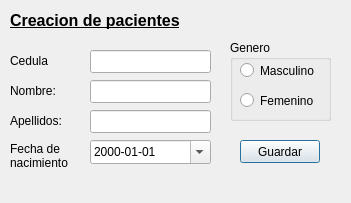
<?xml version="1.0" encoding="UTF-8"?>
<ui version="4.0">
 <class>Dialog</class>
 <widget class="QDialog" name="Dialog">
  <property name="geometry">
   <rect>
    <x>0</x>
    <y>0</y>
    <width>351</width>
    <height>203</height>
   </rect>
  </property>
  <property name="windowTitle">
   <string>Crear pacientes</string>
  </property>
  <widget class="QLabel" name="label">
   <property name="geometry">
    <rect>
     <x>10</x>
     <y>10</y>
     <width>211</width>
     <height>21</height>
    </rect>
   </property>
   <property name="font">
    <font>
     <pointsize>12</pointsize>
     <weight>75</weight>
     <bold>true</bold>
     <underline>true</underline>
    </font>
   </property>
   <property name="text">
    <string>Creacion de pacientes</string>
   </property>
  </widget>
  <widget class="QLabel" name="label_2">
   <property name="geometry">
    <rect>
     <x>10</x>
     <y>80</y>
     <width>59</width>
     <height>21</height>
    </rect>
   </property>
   <property name="text">
    <string>Nombre:</string>
   </property>
  </widget>
  <widget class="QLabel" name="label_3">
   <property name="geometry">
    <rect>
     <x>10</x>
     <y>110</y>
     <width>61</width>
     <height>21</height>
    </rect>
   </property>
   <property name="text">
    <string>Apellidos:</string>
   </property>
  </widget>
  <widget class="QLabel" name="label_4">
   <property name="geometry">
    <rect>
     <x>10</x>
     <y>50</y>
     <width>59</width>
     <height>21</height>
    </rect>
   </property>
   <property name="text">
    <string>Cedula</string>
   </property>
  </widget>
  <widget class="QLineEdit" name="Cedula">
   <property name="geometry">
    <rect>
     <x>90</x>
     <y>50</y>
     <width>121</width>
     <height>23</height>
    </rect>
   </property>
  </widget>
  <widget class="QLineEdit" name="Nombre">
   <property name="geometry">
    <rect>
     <x>90</x>
     <y>80</y>
     <width>121</width>
     <height>23</height>
    </rect>
   </property>
  </widget>
  <widget class="QLineEdit" name="Apellidos">
   <property name="geometry">
    <rect>
     <x>90</x>
     <y>110</y>
     <width>121</width>
     <height>23</height>
    </rect>
   </property>
  </widget>
  <widget class="QDateEdit" name="Birth">
   <property name="geometry">
    <rect>
     <x>90</x>
     <y>140</y>
     <width>121</width>
     <height>24</height>
    </rect>
   </property>
   <property name="dateTime">
    <datetime>
     <hour>0</hour>
     <minute>0</minute>
     <second>0</second>
     <year>2000</year>
     <month>1</month>
     <day>1</day>
    </datetime>
   </property>
   <property name="displayFormat">
    <string>yyyy-MM-dd</string>
   </property>
   <property name="calendarPopup">
    <bool>true</bool>
   </property>
  </widget>
  <widget class="QGroupBox" name="genBox">
   <property name="geometry">
    <rect>
     <x>230</x>
     <y>40</y>
     <width>101</width>
     <height>81</height>
    </rect>
   </property>
   <property name="title">
    <string>Genero</string>
   </property>
   <widget class="QRadioButton" name="Masculino">
    <property name="geometry">
     <rect>
      <x>10</x>
      <y>20</y>
      <width>100</width>
      <height>21</height>
     </rect>
    </property>
    <property name="text">
     <string>Masculino</string>
    </property>
   </widget>
   <widget class="QRadioButton" name="Femenino">
    <property name="geometry">
     <rect>
      <x>10</x>
      <y>50</y>
      <width>100</width>
      <height>21</height>
     </rect>
    </property>
    <property name="text">
     <string>Femenino</string>
    </property>
   </widget>
  </widget>
  <widget class="QPushButton" name="Guardar">
   <property name="geometry">
    <rect>
     <x>240</x>
     <y>140</y>
     <width>80</width>
     <height>23</height>
    </rect>
   </property>
   <property name="text">
    <string>Guardar</string>
   </property>
  </widget>
  <widget class="QLabel" name="label_5">
   <property name="geometry">
    <rect>
     <x>10</x>
     <y>140</y>
     <width>81</width>
     <height>31</height>
    </rect>
   </property>
   <property name="text">
    <string>Fecha de
nacimiento</string>
   </property>
  </widget>
 </widget>
 <tabstops>
  <tabstop>Cedula</tabstop>
  <tabstop>Nombre</tabstop>
  <tabstop>Apellidos</tabstop>
  <tabstop>Birth</tabstop>
  <tabstop>Masculino</tabstop>
  <tabstop>Femenino</tabstop>
  <tabstop>Guardar</tabstop>
 </tabstops>
 <resources/>
 <connections/>
</ui>
